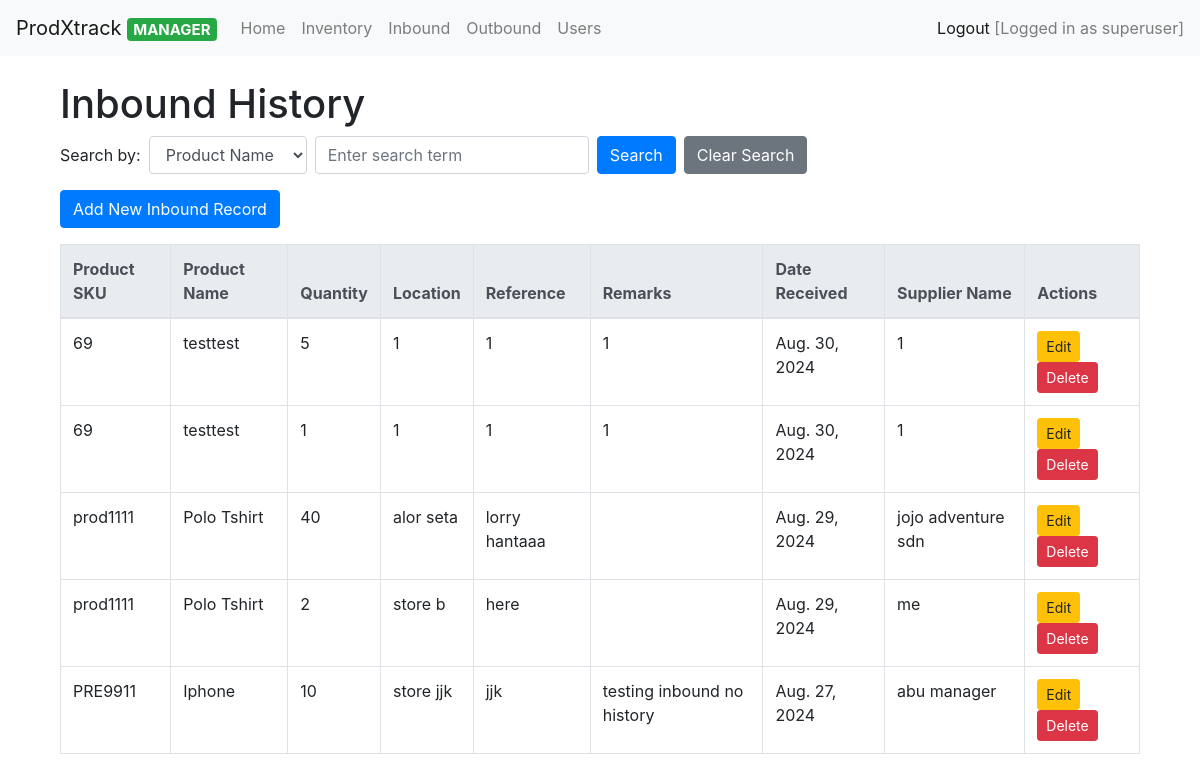
The page /inbound/history/ (signed in) on the database as committed earlier.
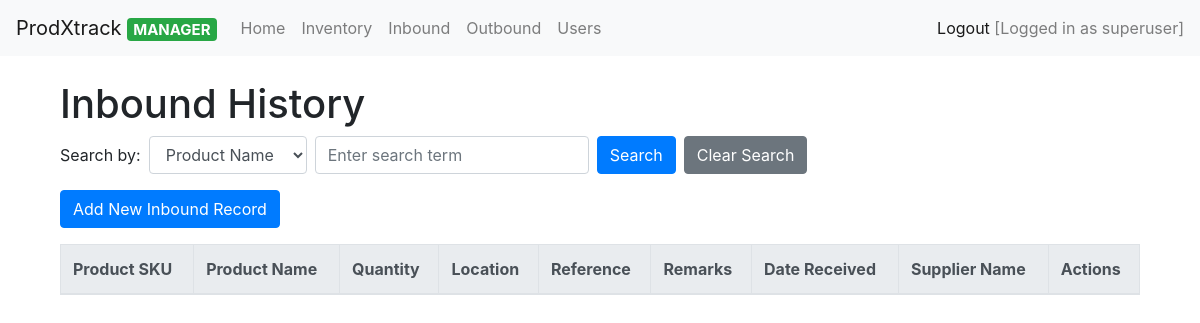
The same page on the database as committed later.
### inventory/models.py (models this page shows, shortened)
class Inbound(models.Model):
    product_sku = models.ForeignKey(Inventory, on_delete= models.CASCADE)
    quantity = models.IntegerField()
    location = models.CharField(max_length=255)
    reference = models.CharField(max_length=255, blank=True,null=True)
    remarks = models.TextField(blank=True, null=True)
    date_received = models.DateField(null=True, blank=True)  # editable
    supplier_name = models.CharField(max_length=255)

class Inventory(models.Model):
    category = models.CharField(max_length=255)
    sku = models.CharField(max_length=100, unique=True)
    name = models.CharField(max_length=255)
    location = models.CharField(max_length=255)
    quantity = models.IntegerField()
    supplier = models.CharField(max_length=255)
    class Meta:
        verbose_name = "Inventory"
        verbose_name_plural = "Inventories"

### inventory/views.py (the view, shortened to what this page needs)
# urls.py: path('inbound/history/', views.view_inbound_history, name='view_inbound_history'),
@login_required
def view_inbound_history(request):
    search_field = request.GET.get('search_field')
    query = request.GET.get('q')  # Get the search term
    inbound_records = Inbound.objects.all().order_by('-date_received')
    context = {
        'inbound_records': inbound_records,
        'query': query,
        'search_field': search_field,
    }
    return render(request, 'inventory/inbound_history.html', context)

### inventory/templates/inventory/inbound_history.html (shortened to what this page needs)
{% extends 'inventory/base.html' %}
{% block content %}
<div class="container my-4">
    <h1>Inbound History</h1>
    <form method="GET" action="{% url 'view_inbound_history' %}" class="form-inline mb-3">
        <div class="form-group mr-2">
            <label for="search_field" class="mr-2">Search by:</label>
            <select name="search_field" id="search_field" class="form-control">
                <option value="product_name" {% if search_field == "product_name" %}selected{% endif %}>Product Name
                </option>
            </select>
        </div>
        <div class="form-group mr-2">
            <input type="text" name="q" placeholder="Enter search term" value="{{ query|default:'' }}"
                class="form-control">
        </div>
        <button type="submit" class="btn btn-primary mr-2">Search</button>
        <a href="{% url 'view_inbound_history' %}" class="btn btn-secondary">Clear Search</a>
    </form>
    <a href="{% url 'record_inbound' %}" class="btn btn-primary mb-3">Add New Inbound Record</a>
    <table class="table table-bordered">
        <thead class="thead-light">
            <tr>
                <th>Product SKU</th>
                <th>Product Name</th>
                <th>Quantity</th>
                <th>Location</th>
                <th>Reference</th>
                <th>Remarks</th>
                <th>Date Received</th>
                <th>Supplier Name</th>
                <th>Actions</th>
            </tr>
        </thead>
        <tbody>
            {% for record in inbound_records %}
            <tr>
                <td>{{ record.product_sku.sku }}</td>
                <td>{{ record.product_sku.name }}</td>
                <td>{{ record.quantity }}</td>
                <td>{{ record.location }}</td>
                <td>{{ record.reference }}</td>
                <td>{{ record.remarks }}</td>
                <td>{{ record.date_received }}</td>
                <td>{{ record.supplier_name }}</td>
                <td>
                    <a href="{% url 'edit_inbound' record.pk %}" class="btn btn-warning btn-sm">Edit</a>
                    <a href="{% url 'delete_inbound' record.pk %}" class="btn btn-danger btn-sm">Delete</a>
                </td>
            </tr>
            {% endfor %}
        </tbody>
    </table>
</div>
{% endblock %}

Rows that differ between the two databases and show on the page:
removed Inbound: product_sku.sku "69", product_sku.name "testtest", quantity "5", location "1", reference "1", remarks "1", date_received "Aug. 30, 2024", supplier_name "1"
removed Inbound: product_sku.sku "69", product_sku.name "testtest", quantity "1", location "1", reference "1", remarks "1", date_received "Aug. 30, 2024", supplier_name "1"
removed Inbound: product_sku.sku "prod1111", product_sku.name "Polo Tshirt", quantity "40", location "alor seta", reference "lorry hantaaa", date_received "Aug. 29, 2024", supplier_name "jojo adventure sdn"
removed Inbound: product_sku.sku "prod1111", product_sku.name "Polo Tshirt", quantity "2", location "store b", reference "here", date_received "Aug. 29, 2024", supplier_name "me"
removed Inbound: product_sku.sku "PRE9911", product_sku.name "Iphone", quantity "10", location "store jjk", reference "jjk", remarks "testing inbound no history", date_received "Aug. 27, 2024", supplier_name "abu manager"
